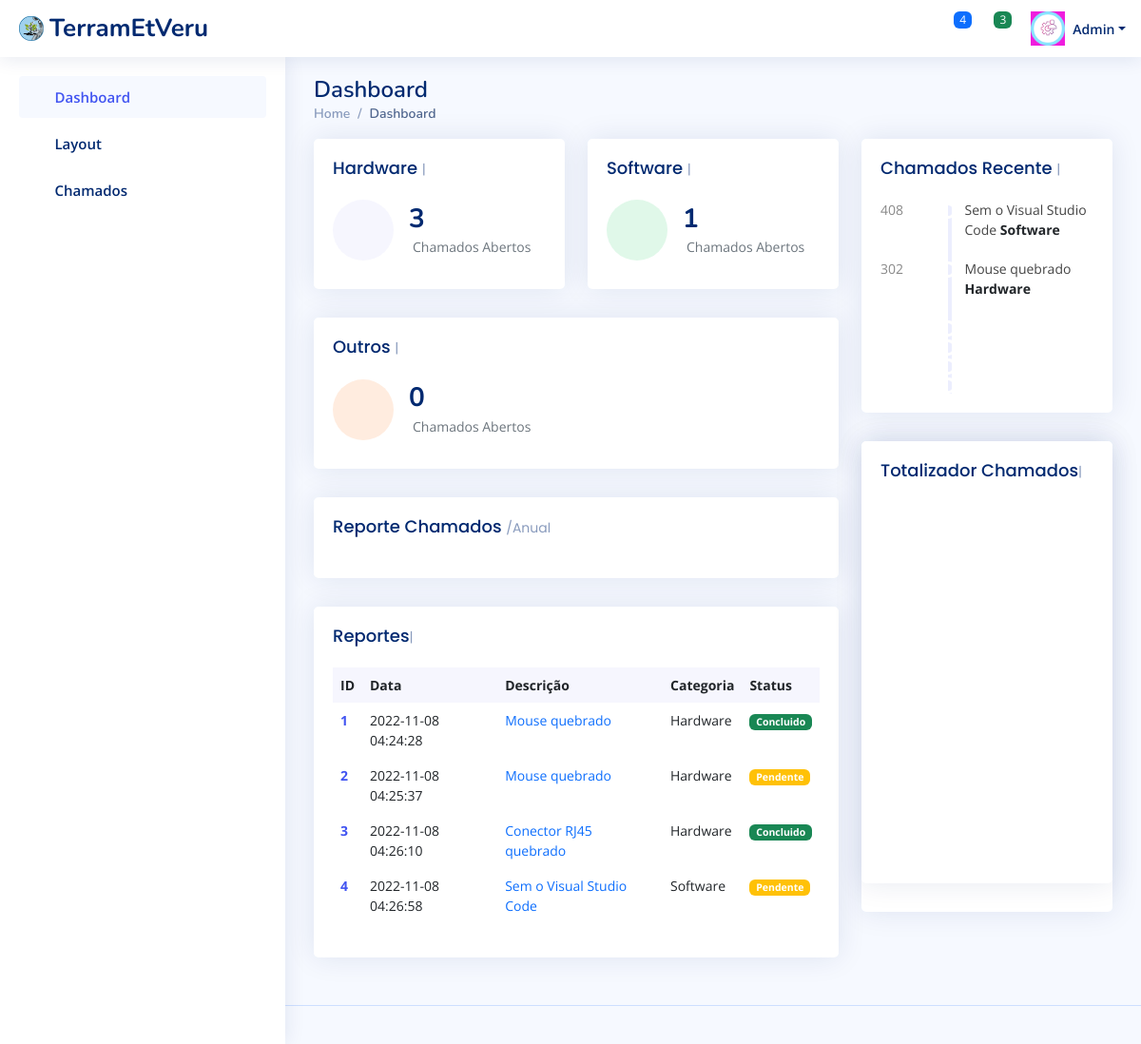
Page /graficos on the earlier database version.
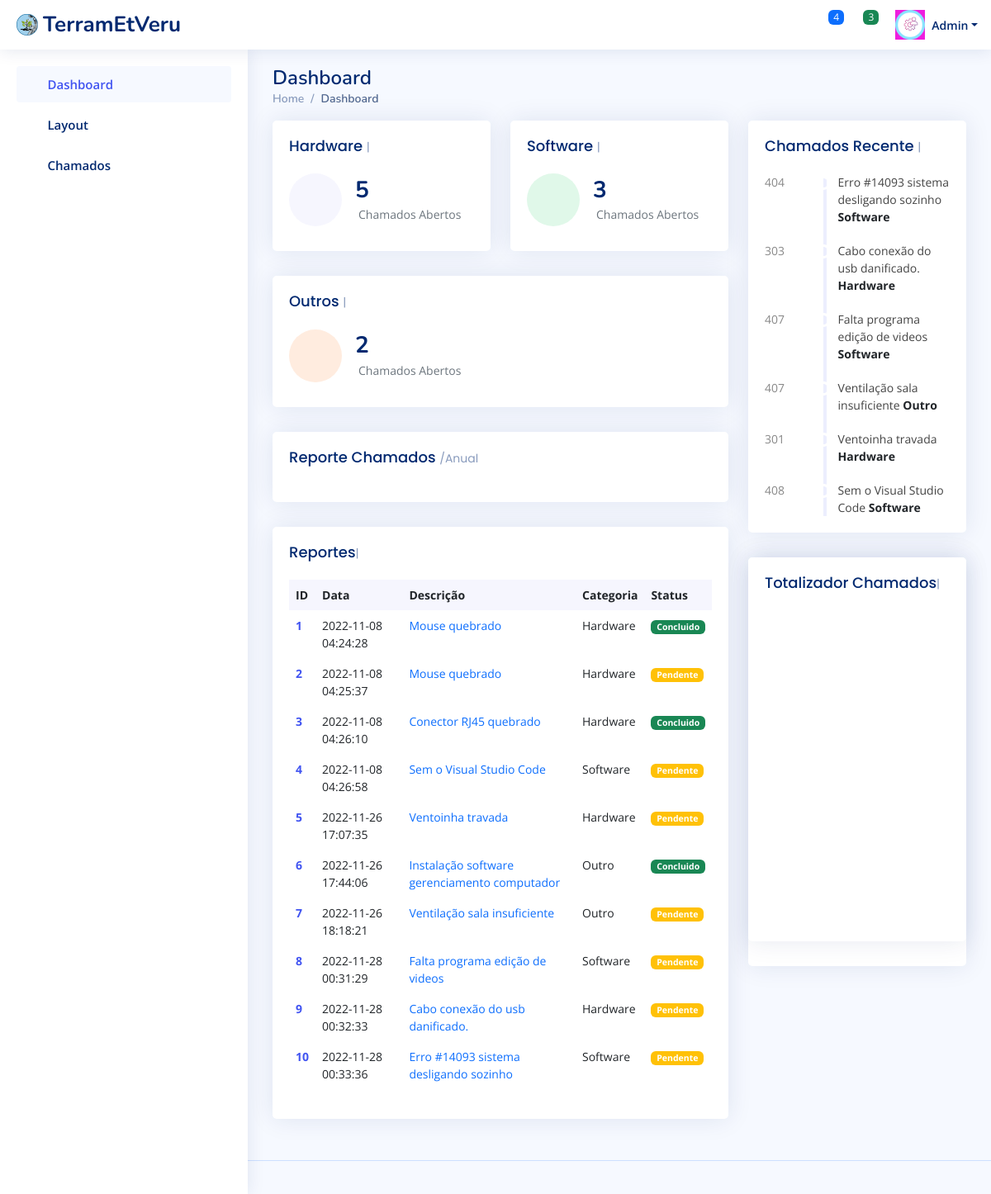
Same page on the later database version.
### tables this page shows
CREATE TABLE reports (id INTEGER PRIMARY KEY AUTOINCREMENT, data TEXT, sala TEXT, pc TEXT, desc TEXT, problema TEXT, classificacao TEXT, arquivados TEXT);

### app.py (the view)
@app.route('/graficos', methods=['POST', 'GET'])
def graficos():
   with sql.connect("database.db") as con:
      tbl_data, tbl_occur, tbl_tipo = [], [], []
      cur = con.cursor()
      cur.execute("SELECT * FROM reports WHERE classificacao = 'Hardware'")
      hardware = cur.fetchall()
      hardware = len(hardware)
      cur.execute("SELECT * FROM reports WHERE classificacao = 'Software'")
      software = cur.fetchall()
      software = len(software)
      cur.execute("SELECT * FROM reports WHERE classificacao = 'Outro'")
      outro = cur.fetchall()
      outro = len(outro)
      cur.execute(
         "SELECT * FROM reports WHERE arquivados = 'false' ORDER BY ID DESC")
      tbl_list = cur.fetchall()
      for i in range(len(tbl_list)):
         t = (tbl_list[i])
         tbl_data.insert(i, t[2])
         tbl_occur.insert(i, t[4])
         tbl_tipo.insert(i, t[6])
      cur.execute("SELECT * FROM reports")
      rows = cur.fetchall()
      return render_template("graficos.html", hardware=hardware, software=software, outro=outro, tbl_data=tbl_data, tbl_occur=tbl_occur, tbl_tipo=tbl_tipo, rows=rows)
      con.close()

### templates/graficos.html (shortened to what this page needs)
<!DOCTYPE html>
<html lang="pt-br">
<head>
  <link href="{{ url_for('static', filename='assets/vendor/bootstrap/css/bootstrap.min.css') }}" rel="stylesheet">
  <link href="{{ url_for('static', filename='assets/vendor/bootstrap-icons/bootstrap-icons.css') }}" rel="stylesheet">
  <link href="{{ url_for('static', filename='assets/vendor/boxicons/css/boxicons.min.css') }}" rel="stylesheet">
  <link href="{{ url_for('static', filename='assets/vendor/quill/quill.snow.css') }}" rel="stylesheet">
  <link href="{{ url_for('static', filename='assets/vendor/quill/quill.bubble.css') }}" rel="stylesheet">
  <link href="{{ url_for('static', filename='assets/vendor/remixicon/remixicon.css') }}" rel="stylesheet">
  <link href="{{ url_for('static', filename='assets/vendor/simple-datatables/style.css') }}" rel="stylesheet">
  <link href="assets/css/style.css" rel="stylesheet">
  <link href="{{ url_for('static', filename='assets/css/style.css') }}" rel="stylesheet">
  <link href="assets/css/style.css" rel="stylesheet">
</head>
<body>
  <header id="header" class="header fixed-top d-flex align-items-center">
    <div class="d-flex align-items-center justify-content-between">
      <a href="./index" class="logo d-flex align-items-center">
        <img src="{{ url_for('static', filename='assets/img/logo.png') }}" alt="">
        <span class="d-none d-lg-block">TerramEtVeru</span>
      </a>
      <i class="bi bi-list toggle-sidebar-btn"></i>
    </div>
    <nav class="header-nav ms-auto">
      <ul class="d-flex align-items-center">
        <li class="nav-item dropdown">
          <a class="nav-link nav-icon" href="#" data-bs-toggle="dropdown">
            <i class="bi bi-bell"></i>
            <span class="badge bg-primary badge-number">4</span>
          </a>
        </li>
        <li class="nav-item dropdown">
          <a class="nav-link nav-icon" href="#" data-bs-toggle="dropdown">
            <i class="bi bi-chat-left-text"></i>
            <span class="badge bg-success badge-number">3</span>
          </a>
        </li>
        <li class="nav-item dropdown pe-3">
          <a class="nav-link nav-profile d-flex align-items-center pe-0" href="#" data-bs-toggle="dropdown">
            <img src="{{ url_for('static', filename='assets/img/profile-img.jpg') }}" alt="">
            <span class="d-none d-md-block dropdown-toggle ps-2">Admin</span>
          </a>
        </li>
      </ul>
    </nav>
  </header>
  <aside id="sidebar" class="sidebar">
    <ul class="sidebar-nav" id="sidebar-nav">
      <li class="nav-item">
        <a class="nav-link " href="./graficos">
          <i class="bi bi-grid"></i>
          <span>Dashboard</span>
        </a>
      </li>
      <li class="nav-item">
        <a class="nav-link collapsed" data-bs-target="#components-nav" data-bs-toggle="collapse" href="#">
          <i class="bi bi-layout-wtf"></i><span>Layout</span><i class="bi bi-chevron-down ms-auto"></i>
        </a>
      </li>
      <li class="nav-item">
        <a class="nav-link collapsed" data-bs-target="#tables-nav" data-bs-toggle="collapse" href="#">
          <i class="bi bi-table"></i><span>Chamados</span><i class="bi bi-chevron-down ms-auto"></i>
        </a>
      </li>
  </aside>
  <main id="main" class="main">
    <div class="pagetitle">
      <h1>Dashboard</h1>
      <nav>
        <ol class="breadcrumb">
          <li class="breadcrumb-item"><a href="./graficos">Home</a></li>
          <li class="breadcrumb-item active">Dashboard</li>
        </ol>
      </nav>
    </div>
    <section class="section dashboard">
      <div class="row">
        <div class="col-lg-8">
          <div class="row">
            <div class="col-xxl-4 col-md-6">
              <div class="card info-card sales-card">
                <div class="filter">
                  <a class="icon" href="#" data-bs-toggle="dropdown"><i class="bi bi-three-dots"></i></a>
                </div>
                <div class="card-body">
                  <h5 class="card-title">Hardware <span>|</span></h5>
                  <div class="d-flex align-items-center">
                    <div class="card-icon rounded-circle d-flex align-items-center justify-content-center">
                      <i class="bi bi-motherboard"></i>
                    </div>
                    <div class="ps-3">
                      <h6>{{ hardware }}</h6>
                       <span class="text-muted small pt-2 ps-1"> Chamados Abertos </span>
                    </div>
                  </div>
                </div>
              </div>
            </div>
            <div class="col-xxl-4 col-md-6">
              <div class="card info-card revenue-card">
                <div class="filter">
                  <a class="icon" href="#" data-bs-toggle="dropdown"><i class="bi bi-three-dots"></i></a>
                </div>
                <div class="card-body">
                  <h5 class="card-title">Software <span>|</span></h5>
                  <div class="d-flex align-items-center">
                    <div class="card-icon rounded-circle d-flex align-items-center justify-content-center">
                      <i class="bi bi-pc-display-horizontal"></i>
                    </div>
                    <div class="ps-3">
                      <h6> {{ software }} </h6>
                       <span class="text-muted small pt-2 ps-1"> Chamados Abertos </span>
                    </div>
                  </div>
                </div>
              </div>
            </div>
            <div class="col-xxl-4 col-xl-12">
              <div class="card info-card customers-card">
                <div class="filter">
                  <a class="icon" href="#" data-bs-toggle="dropdown"><i class="bi bi-three-dots"></i></a>
                </div>
                <div class="card-body">
                  <h5 class="card-title">Outros <span>|</span></h5>
                  <div class="d-flex align-items-center">
                    <div class="card-icon rounded-circle d-flex align-items-center justify-content-center">
                      <i class="bi bi-terminal"></i>
                    </div>
                    <div class="ps-3">
                      <h6>{{ outro }}</h6>
                       <span class="text-muted small pt-2 ps-1"> Chamados Abertos </span>
                    </div>
                  </div>
                </div>
              </div>
            </div>
            <div class="col-12">
              <div class="card">
                <div class="filter">
                  <a class="icon" href="#" data-bs-toggle="dropdown"><i class="bi bi-three-dots"></i></a>
                </div>
                <div class="card-body">
                  <h5 class="card-title">Reporte Chamados <span>/Anual</span></h5>
                </div>
              </div>
            </div>
            <div class="col-12">
              <div class="card recent-sales overflow-auto">
                <div class="filter">
                  <a class="icon" href="#" data-bs-toggle="dropdown"><i class="bi bi-three-dots"></i></a>
                </div>
                <div class="card-body">
                  <h5 class="card-title">Reportes<span>|</span></h5>
                  <table class="table table-borderless datatable">
                    <thead>
                        {% if rows|length == 0: %}
                          <tr>
                          <th scope="col">Sem Notificações</th>
                        {% else %}
                          <tr>
                            <th scope="col">ID</th>
                            <th scope="col">Data</th>
                            <th scope="col">Descrição</th>
                            <th scope="col">Categoria</th>
                            <th scope="col">Status</th>
                          </tr>
                        {% endif %}
                    </thead>
                        <tbody>
                          {% for tbl in rows: %}
                            <tr>
                              <th scope="row"><a href="#">{{tbl[0]}}</a></th>
                              <td>{{tbl[1]}}</td>
                              <td><a href="#" class="text-primary">{{tbl[4]}}</a></td>
                              <td>{{tbl[6]}}</td>
                              {% if tbl[7] == "false": %}
                                <td><span class="badge bg-warning">Pendente</span></td>
                              {% else: %}
                                <td><span class="badge bg-success">Concluido</span></td>
                              {% endif %}
                            </tr>
                          {% endfor %}
                        </tbody>
                  </table>
                </div>
              </div>
            </div>
          </div>
        </div>
        <div class="col-lg-4">
          <div class="card">
            <div class="filter">
              <a class="icon" href="#" data-bs-toggle="dropdown"><i class="bi bi-three-dots"></i></a>
            </div>
            <div class="card-body">
              <h5 class="card-title">Chamados Recente <span>|</span></h5>
              <div class="activity">
                <div class="activity-item d-flex">
                  <div class="activite-label"> {{tbl_data[0]}} </div>
                    <i class='bi bi-circle-fill activity-badge text-success align-self-start'></i>
                  <div class="activity-content">
                    {{tbl_occur[0]}} <a href="#" class="fw-bold text-dark">{{tbl_tipo[0]}}</a>
                  </div>
                </div>
                <div class="activity-item d-flex">
                  <div class="activite-label"> {{tbl_data[1]}} </div>
                    <i class='bi bi-circle-fill activity-badge text-danger align-self-start'></i>
                  <div class="activity-content">
                    {{tbl_occur[1]}} <a href="#" class="fw-bold text-dark"> {{tbl_tipo[1]}} </a>
                  </div>
                </div>
                <div class="activity-item d-flex">
                  <div class="activite-label"> {{tbl_data[3]}} </div>
                    <i class='bi bi-circle-fill activity-badge text-primary align-self-start'></i>
                  <div class="activity-content">
                    {{tbl_occur[2]}} <a href="#" class="fw-bold text-dark">{{tbl_tipo[2]}} </a>
                  </div>
                </div>
                <div class="activity-item d-flex">
                  <div class="activite-label"> {{tbl_data[3]}} </div>
                    <i class='bi bi-circle-fill activity-badge text-info align-self-start'></i>
                  <div class="activity-content">
                    {{tbl_occur[3]}} <a href="#" class="fw-bold text-dark">{{tbl_tipo[3]}} </a>
                  </div>
                </div>
                <div class="activity-item d-flex">
                  <div class="activite-label">{{tbl_data[4]}}</div>
                  <i class='bi bi-circle-fill activity-badge text-warning align-self-start'></i>
                  <div class="activity-content">
                    {{tbl_occur[4]}} <a href="#" class="fw-bold text-dark">{{tbl_tipo[4]}} </a>
                  </div>
                </div>
                <div class="activity-item d-flex">
                  <div class="activite-label">{{tbl_data[5]}}</div>
                  <i class='bi bi-circle-fill activity-badge text-warning align-self-start'></i>
                  <div class="activity-content">
                    {{tbl_occur[5]}} <a href="#" class="fw-bold text-dark">{{tbl_tipo[5]}} </a>
                  </div>
                </div>
              </div>
            </div>
          </div>
          <div class="card">
            <div class="filter">
              <a class="icon" href="#" data-bs-toggle="dropdown"></a>
            </div>
          <div class="card">
            <div class="filter">
              <a class="icon" href="#" data-bs-toggle="dropdown"><i class="bi bi-three-dots"></i></a>
            </div>
            <div class="card-body pb-0">
              <h5 class="card-title">Totalizador Chamados<span>|</span></h5>
              <div id="trafficChart" style="min-height: 400px;" class="echart"></div>
            </div>
          </div>
        </div>
      </div>
    </section>
  </main>
  <footer id="footer" class="footer">
  </footer>
</body>
</html>

Differences in the rows shown:
shown differently, row unchanged: reports "Sem o Visual Studio Code": sala (not shown) → "408"; desc (not shown) → "Sem o Visual Studio Code"; classificacao (not shown) → "Software"
added reports: id "5", data "2022-11-26 17:07:35", desc "Ventoinha travada", classificacao "Hardware", arquivados "Pendente", sala "301"
added reports: id "6", data "2022-11-26 17:44:06", desc "Instalação software gerenciamento computador", classificacao "Outro", arquivados "Concluido"
added reports: id "7", data "2022-11-26 18:18:21", desc "Ventilação sala insuficiente", classificacao "Outro", arquivados "Pendente", sala "407"
added reports: id "8", data "2022-11-28 00:31:29", desc "Falta programa edição de videos", classificacao "Software", arquivados "Pendente"
added reports: id "9", data "2022-11-28 00:32:33", desc "Cabo conexão do usb danificado.", classificacao "Hardware", arquivados "Pendente", sala "303"
added reports: id "10", data "2022-11-28 00:33:36", desc "Erro #14093 sistema desligando sozinho", classificacao "Software", arquivados "Pendente", sala "404"
Other differences:
{{ hardware }}: "3" → "5"
{{ software }}: "1" → "3"
{{ outro }}: "0" → "2"
{{ tbl_data[0] }}: "408" → "404"
{{ tbl_occur[0] }}: "Sem o Visual Studio Code" → "Erro #14093 sistema desligando sozinho"
{{ tbl_data[1] }}: "302" → "303"
{{ tbl_occur[1] }}: "Mouse quebrado" → "Cabo conexão do usb danificado."
